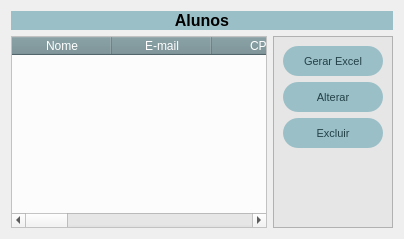
                <widget class="QWidget" name="tab_7">
                 <attribute name="title">
                  <string>Aluno</string>
                 </attribute>
                 <layout class="QVBoxLayout" name="verticalLayout_32">
                  <item>
                   <widget class="QLabel" name="label_22">
                    <property name="autoFillBackground">
                     <bool>false</bool>
                    </property>
                    <property name="styleSheet">
                     <string notr="true">background-color: rgb(155, 191, 199);</string>
                    </property>
                    <property name="text">
                     <string>&lt;html&gt;&lt;head/&gt;&lt;body&gt;&lt;p align=&quot;center&quot;&gt;&lt;span style=&quot; font-size:12pt; font-weight:600;&quot;&gt;Alunos&lt;/span&gt;&lt;/p&gt;&lt;/body&gt;&lt;/html&gt;</string>
                    </property>
                   </widget>
                  </item>
                  <item>
                   <layout class="QHBoxLayout" name="horizontalLayout_12">
                    <item>
                     <widget class="QTableWidget" name="tableWidget_8">
                      <property name="styleSheet">
                       <string notr="true">QHeaderView::section {

	background-color: rgb(115, 142, 148);
	color: rgb(255,255,255);
	font: 10pt &quot;MS Shel  Dlg 2&quot;;

}


QTableWidget{
	
background-color: rgb(252, 252, 252);

}</string>
                      </property>
                      <column>
                       <property name="text">
                        <string>Nome</string>
                       </property>
                      </column>
                      <column>
                       <property name="text">
                        <string>E-mail</string>
                       </property>
                      </column>
                      <column>
                       <property name="text">
                        <string>CPF</string>
                       </property>
                      </column>
                      <column>
                       <property name="text">
                        <string>Data nascimento</string>
                       </property>
                      </column>
                      <column>
                       <property name="text">
                        <string>Telefone</string>
                       </property>
                      </column>
                      <column>
                       <property name="text">
                        <string>CEP</string>
                       </property>
                      </column>
                      <column>
                       <property name="text">
                        <string>Lougradouro</string>
                       </property>
                      </column>
                      <column>
                       <property name="text">
                        <string>Numero</string>
                       </property>
                      </column>
                      <column>
                       <property name="text">
                        <string>Complemento</string>
                       </property>
                      </column>
                      <column>
                       <property name="text">
                        <string>Municipio</string>
                       </property>
                      </column>
                      <column>
                       <property name="text">
                        <string>UF</string>
                       </property>
                      </column>
                     </widget>
                    </item>
                    <item>
                     <widget class="QFrame" name="frame_16">
                      <property name="styleSheet">
                       <string notr="true">

QFrame {
	
	background-color: rgb(230,230,230);

}

QPushButton{

	border-radius:15px;
	background-color: rgb(155, 191, 199);
	font: 11 pt &quot;MS Shell Dlg 2&quot;;
	color:  rgb(34, 65, 71);

}</string>
                      </property>
                      <property name="frameShape">
                       <enum>QFrame::StyledPanel</enum>
                      </property>
                      <property name="frameShadow">
                       <enum>QFrame::Raised</enum>
                      </property>
                      <layout class="QVBoxLayout" name="verticalLayout_31">
                       <item>
                        <widget class="QPushButton" name="btn_excel_8">
                         <property name="minimumSize">
                          <size>
                           <width>100</width>
                           <height>30</height>
                          </size>
                         </property>
                         <property name="font">
                          <font>
                           <family>MS Shell Dlg 2</family>
                           <pointsize>8</pointsize>
                           <weight>1</weight>
                           <italic>false</italic>
                           <bold>false</bold>
                          </font>
                         </property>
                         <property name="cursor">
                          <cursorShape>PointingHandCursor</cursorShape>
                         </property>
                         <property name="styleSheet">
                          <string notr="true">QPushButton:hover{

	color: rgb(255,255,255);
	background-color: rgb(49,147,0);


}</string>
                         </property>
                         <property name="text">
                          <string>Gerar Excel</string>
                         </property>
                        </widget>
                       </item>
                       <item>
                        <widget class="QPushButton" name="btn_alterar_8">
                         <property name="minimumSize">
                          <size>
                           <width>100</width>
                           <height>30</height>
                          </size>
                         </property>
                         <property name="font">
                          <font>
                           <family>MS Shell Dlg 2</family>
                           <pointsize>8</pointsize>
                           <weight>1</weight>
                           <italic>false</italic>
                           <bold>false</bold>
                          </font>
                         </property>
                         <property name="cursor">
                          <cursorShape>PointingHandCursor</cursorShape>
                         </property>
                         <property name="styleSheet">
                          <string notr="true">QPushButton:hover{

	color: rgb(255,255,255);
	background-color:rgb(253, 210, 10)


}</string>
                         </property>
                         <property name="text">
                          <string>Alterar</string>
                         </property>
                        </widget>
                       </item>
                       <item>
                        <widget class="QPushButton" name="btn_excluir_8">
                         <property name="minimumSize">
                          <size>
                           <width>100</width>
                           <height>30</height>
                          </size>
                         </property>
                         <property name="font">
                          <font>
                           <family>MS Shell Dlg 2</family>
                           <pointsize>8</pointsize>
                           <weight>1</weight>
                           <italic>false</italic>
                           <bold>false</bold>
                          </font>
                         </property>
                         <property name="cursor">
                          <cursorShape>PointingHandCursor</cursorShape>
                         </property>
                         <property name="styleSheet">
                          <string notr="true">QPushButton:hover{

	color: rgb(255,255,255);
	background-color: rgb(236, 37, 66)


}</string>
                         </property>
                         <property name="text">
                          <string>Excluir</string>
                         </property>
                        </widget>
                       </item>
                       <item>
                        <spacer name="verticalSpacer_15">
                         <property name="orientation">
                          <enum>Qt::Vertical</enum>
                         </property>
                         <property name="sizeHint" stdset="0">
                          <size>
                           <width>20</width>
                           <height>40</height>
                          </size>
                         </property>
                        </spacer>
                       </item>
                      </layout>
                     </widget>
                    </item>
                   </layout>
                  </item>
                 </layout>
                </widget>
